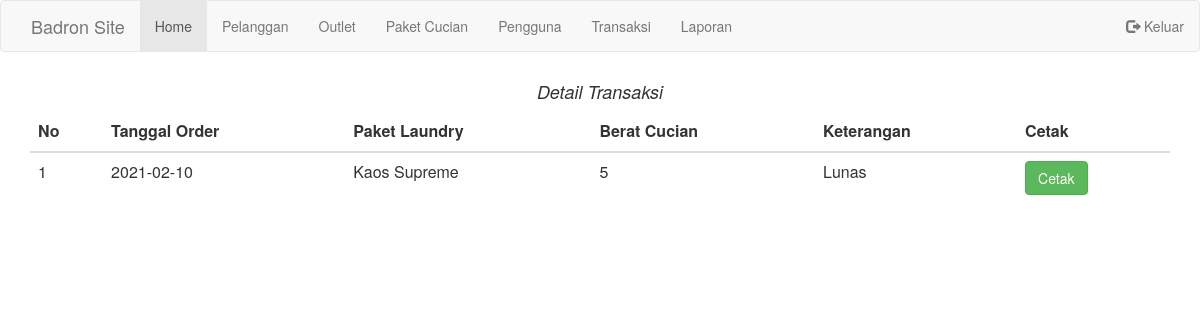
The page /admin/detail.php?id=2 (signed in) on the database its author committed.
### tables this page shows
CREATE TABLE `tb_detail_transaksi` (
  `id_detail` int(11) NOT NULL,
  `id_transaksi` int(11) NOT NULL,
  `id_paket` int(11) NOT NULL,
  `qty` double NOT NULL,
  `keterangan` text NOT NULL
);

CREATE TABLE `tb_transaksi` (
  `id` int(11) NOT NULL,
  `id_outlet` int(11) NOT NULL,
  `kode_invoice` varchar(100) NOT NULL,
  `id_member` int(11) NOT NULL,
  `tgl` date NOT NULL,
  `tgl_bayar` date DEFAULT NULL,
  `status` enum('baru','proses','selesai','diambil') NOT NULL,
  `dibayar` enum('Lunas','Belum Lunas') NOT NULL,
  `id_user` int(11) DEFAULT NULL
);

CREATE TABLE `tb_paket` (
  `id_paket` int(11) NOT NULL,
  `id_outlet` int(11) NOT NULL,
  `jenis` enum('kiloan','selimut','bed_cover','kaos') NOT NULL,
  `nama_paket` varchar(100) NOT NULL,
  `harga` int(11) NOT NULL
);

### admin/detail.php (the view, shortened to what this page needs)
<?php include "menubar.php";  ?>
<h4 class="text-center font-weight-bold m-4"><i>Detail Transaksi</i></h4>
<div class="container">
	<div class="row">
     	<div class="col-lg-12">
        	<div class="bg-white p-5 rounded-lg shadow">
        		<table class="table table-borderless">
				  <thead>
				    <tr class="table-primary">
				      <th scope="col">No</th>
				      <th scope="col">Tanggal Order</th>
				      <th scope="col">Paket Laundry</th>
				      <th scope="col">Berat Cucian</th>
				      <th scope="col">Keterangan</th>
				      <th scope="col">Cetak</th>
				    </tr>
				  </thead>
				  <tbody>
			<?php
				$id 	= $_GET['id'];
				$sql	= "SELECT * FROM tb_detail_transaksi,tb_transaksi,tb_paket WHERE id_transaksi='$id' AND tb_detail_transaksi.id_transaksi = tb_transaksi.id AND tb_detail_transaksi.id_paket = tb_paket.id_paket";
				$query  = mysqli_query($koneksi, $sql);
				$no=1;
				while ($data = mysqli_fetch_array($query)){
			?>
				<tr class="odd gradeX">
					<td><?php echo $no; ?></td>
					<td><?php echo $data['tgl']; ?></td>
					<td><?php echo $data['nama_paket']; ?></td>
					<td><?php echo $data['qty']; ?></td>
					<td><?php echo $data['keterangan']; ?></td>
					<td><a class="btn btn-success" href="detail-cetak.php?id=<?php echo $data['id_detail']; ?>">Cetak</a></td>
			    </tr>
			<?php
				$no++;
				}
			 ?>
				  </tbody>
				</table>
			</div>
		</div>
	</div>
</div>

### rows shown on the page
tb_detail_transaksi: id_transaksi.tgl "2021-02-10", id_paket.nama_paket "Kaos Supreme", qty "5", keterangan "Lunas"
